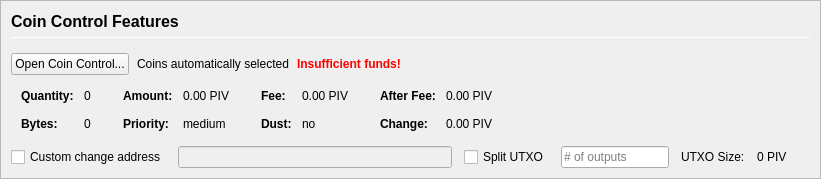
         <widget class="QFrame" name="frameCoinControl">
          <property name="sizePolicy">
           <sizepolicy hsizetype="Expanding" vsizetype="Expanding">
            <horstretch>0</horstretch>
            <verstretch>0</verstretch>
           </sizepolicy>
          </property>
          <property name="maximumSize">
           <size>
            <width>16777215</width>
            <height>16777215</height>
           </size>
          </property>
          <property name="frameShape">
           <enum>QFrame::StyledPanel</enum>
          </property>
          <property name="frameShadow">
           <enum>QFrame::Sunken</enum>
          </property>
          <layout class="QVBoxLayout" name="verticalLayoutCoinControl2">
           <property name="spacing">
            <number>0</number>
           </property>
           <property name="leftMargin">
            <number>0</number>
           </property>
           <property name="topMargin">
            <number>0</number>
           </property>
           <property name="rightMargin">
            <number>0</number>
           </property>
           <property name="bottomMargin">
            <number>0</number>
           </property>
           <item>
            <widget class="QFrame" name="frameCoinControl_BG">
             <layout class="QVBoxLayout" name="verticalLayoutCoinControl" stretch="0,0,0,0,1">
              <property name="spacing">
               <number>0</number>
              </property>
              <property name="leftMargin">
               <number>10</number>
              </property>
              <property name="topMargin">
               <number>10</number>
              </property>
              <item>
               <layout class="QHBoxLayout" name="horizontalLayoutCoinControl1">
                <property name="bottomMargin">
                 <number>15</number>
                </property>
                <item>
                 <layout class="QVBoxLayout" name="verticalLayout_3">
                  <property name="spacing">
                   <number>6</number>
                  </property>
                  <item>
                   <widget class="QLabel" name="labelCoinControlFeatures">
                    <property name="sizePolicy">
                     <sizepolicy hsizetype="Preferred" vsizetype="Maximum">
                      <horstretch>0</horstretch>
                      <verstretch>0</verstretch>
                     </sizepolicy>
                    </property>
                    <property name="minimumSize">
                     <size>
                      <width>0</width>
                      <height>20</height>
                     </size>
                    </property>
                    <property name="font">
                     <font>
                      <pointsize>12</pointsize>
                      <weight>75</weight>
                      <bold>true</bold>
                     </font>
                    </property>
                    <property name="styleSheet">
                     <string notr="true">font-weight:bold;</string>
                    </property>
                    <property name="text">
                     <string>Coin Control Features</string>
                    </property>
                   </widget>
                  </item>
                  <item>
                   <widget class="Line" name="line">
                    <property name="minimumSize">
                     <size>
                      <width>0</width>
                      <height>1</height>
                     </size>
                    </property>
                    <property name="maximumSize">
                     <size>
                      <width>16777215</width>
                      <height>1</height>
                     </size>
                    </property>
                    <property name="orientation">
                     <enum>Qt::Horizontal</enum>
                    </property>
                   </widget>
                  </item>
                 </layout>
                </item>
               </layout>
              </item>
              <item>
               <layout class="QHBoxLayout" name="horizontalLayoutCoinControl2" stretch="0,0,0,0">
                <property name="spacing">
                 <number>8</number>
                </property>
                <property name="bottomMargin">
                 <number>10</number>
                </property>
                <item>
                 <widget class="QPushButton" name="pushButtonCoinControl">
                  <property name="styleSheet">
                   <string notr="true"/>
                  </property>
                  <property name="text">
                   <string>Open Coin Control...</string>
                  </property>
                  <property name="autoDefault">
                   <bool>false</bool>
                  </property>
                 </widget>
                </item>
                <item>
                 <widget class="QLabel" name="labelCoinControlAutomaticallySelected">
                  <property name="text">
                   <string>Coins automatically selected</string>
                  </property>
                  <property name="margin">
                   <number>5</number>
                  </property>
                 </widget>
                </item>
                <item>
                 <widget class="QLabel" name="labelCoinControlInsuffFunds">
                  <property name="font">
                   <font>
                    <weight>75</weight>
                    <bold>true</bold>
                   </font>
                  </property>
                  <property name="styleSheet">
                   <string notr="true">color:red;font-weight:bold;</string>
                  </property>
                  <property name="text">
                   <string>Insufficient funds!</string>
                  </property>
                  <property name="margin">
                   <number>5</number>
                  </property>
                 </widget>
                </item>
                <item>
                 <spacer name="horizontalSpacerCoinControl">
                  <property name="orientation">
                   <enum>Qt::Horizontal</enum>
                  </property>
                  <property name="sizeHint" stdset="0">
                   <size>
                    <width>40</width>
                    <height>1</height>
                   </size>
                  </property>
                 </spacer>
                </item>
               </layout>
              </item>
              <item>
               <widget class="QWidget" name="widgetCoinControl" native="true">
                <property name="sizePolicy">
                 <sizepolicy hsizetype="Preferred" vsizetype="Preferred">
                  <horstretch>0</horstretch>
                  <verstretch>0</verstretch>
                 </sizepolicy>
                </property>
                <property name="minimumSize">
                 <size>
                  <width>0</width>
                  <height>0</height>
                 </size>
                </property>
                <property name="styleSheet">
                 <string notr="true"/>
                </property>
                <layout class="QHBoxLayout" name="horizontalLayoutCoinControl5">
                 <property name="leftMargin">
                  <number>0</number>
                 </property>
                 <property name="topMargin">
                  <number>0</number>
                 </property>
                 <property name="rightMargin">
                  <number>0</number>
                 </property>
                 <property name="bottomMargin">
                  <number>0</number>
                 </property>
                 <item>
                  <layout class="QHBoxLayout" name="horizontalLayoutCoinControl3" stretch="0,0,0,1">
                   <property name="spacing">
                    <number>20</number>
                   </property>
                   <property name="topMargin">
                    <number>0</number>
                   </property>
                   <property name="bottomMargin">
                    <number>10</number>
                   </property>
                   <item>
                    <layout class="QFormLayout" name="formLayoutCoinControl1">
                     <property name="horizontalSpacing">
                      <number>10</number>
                     </property>
                     <property name="verticalSpacing">
                      <number>14</number>
                     </property>
                     <property name="leftMargin">
                      <number>10</number>
                     </property>
                     <property name="topMargin">
                      <number>4</number>
                     </property>
                     <property name="rightMargin">
                      <number>6</number>
                     </property>
                     <item row="0" column="0">
                      <widget class="QLabel" name="labelCoinControlQuantityText">
                       <property name="font">
                        <font>
                         <weight>75</weight>
                         <bold>true</bold>
                        </font>
                       </property>
                       <property name="text">
                        <string>Quantity:</string>
                       </property>
                       <property name="margin">
                        <number>0</number>
                       </property>
                      </widget>
                     </item>
                     <item row="0" column="1">
                      <widget class="QLabel" name="labelCoinControlQuantity">
                       <property name="cursor">
                        <cursorShape>IBeamCursor</cursorShape>
                       </property>
                       <property name="contextMenuPolicy">
                        <enum>Qt::ActionsContextMenu</enum>
                       </property>
                       <property name="text">
                        <string notr="true">0</string>
                       </property>
                       <property name="margin">
                        <number>0</number>
                       </property>
                       <property name="textInteractionFlags">
                        <set>Qt::LinksAccessibleByMouse|Qt::TextSelectableByKeyboard|Qt::TextSelectableByMouse</set>
                       </property>
                      </widget>
                     </item>
                     <item row="1" column="0">
                      <widget class="QLabel" name="labelCoinControlBytesText">
                       <property name="font">
                        <font>
                         <weight>75</weight>
                         <bold>true</bold>
                        </font>
                       </property>
                       <property name="text">
                        <string>Bytes:</string>
                       </property>
                      </widget>
                     </item>
                     <item row="1" column="1">
                      <widget class="QLabel" name="labelCoinControlBytes">
                       <property name="cursor">
                        <cursorShape>IBeamCursor</cursorShape>
                       </property>
                       <property name="contextMenuPolicy">
                        <enum>Qt::ActionsContextMenu</enum>
                       </property>
                       <property name="text">
                        <string notr="true">0</string>
                       </property>
                       <property name="textInteractionFlags">
                        <set>Qt::LinksAccessibleByMouse|Qt::TextSelectableByKeyboard|Qt::TextSelectableByMouse</set>
                       </property>
                      </widget>
                     </item>
                    </layout>
                   </item>
                   <item>
                    <layout class="QFormLayout" name="formLayoutCoinControl2">
                     <property name="horizontalSpacing">
                      <number>10</number>
                     </property>
                     <property name="verticalSpacing">
                      <number>14</number>
                     </property>
                     <property name="leftMargin">
                      <number>6</number>
                     </property>
                     <property name="topMargin">
                      <number>4</number>
                     </property>
                     <property name="rightMargin">
                      <number>6</number>
                     </property>
                     <item row="0" column="0">
                      <widget class="QLabel" name="labelCoinControlAmountText">
                       <property name="font">
                        <font>
                         <weight>75</weight>
                         <bold>true</bold>
                        </font>
                       </property>
                       <property name="text">
                        <string>Amount:</string>
                       </property>
                       <property name="margin">
                        <number>0</number>
                       </property>
                      </widget>
                     </item>
                     <item row="0" column="1">
                      <widget class="QLabel" name="labelCoinControlAmount">
                       <property name="cursor">
                        <cursorShape>IBeamCursor</cursorShape>
                       </property>
                       <property name="contextMenuPolicy">
                        <enum>Qt::ActionsContextMenu</enum>
                       </property>
                       <property name="text">
                        <string notr="true">0.00 PIV</string>
                       </property>
                       <property name="textInteractionFlags">
                        <set>Qt::LinksAccessibleByMouse|Qt::TextSelectableByKeyboard|Qt::TextSelectableByMouse</set>
                       </property>
                      </widget>
                     </item>
                     <item row="1" column="0">
                      <widget class="QLabel" name="labelCoinControlPriorityText">
                       <property name="font">
                        <font>
                         <weight>75</weight>
                         <bold>true</bold>
                        </font>
                       </property>
                       <property name="text">
                        <string>Priority:</string>
                       </property>
                      </widget>
                     </item>
                     <item row="1" column="1">
                      <widget class="QLabel" name="labelCoinControlPriority">
                       <property name="cursor">
                        <cursorShape>IBeamCursor</cursorShape>
                       </property>
                       <property name="contextMenuPolicy">
                        <enum>Qt::ActionsContextMenu</enum>
                       </property>
                       <property name="text">
                        <string>medium</string>
                       </property>
                       <property name="textInteractionFlags">
                        <set>Qt::LinksAccessibleByMouse|Qt::TextSelectableByKeyboard|Qt::TextSelectableByMouse</set>
                       </property>
                      </widget>
                     </item>
                    </layout>
                   </item>
                   <item>
                    <layout class="QFormLayout" name="formLayoutCoinControl3">
                     <property name="horizontalSpacing">
                      <number>10</number>
                     </property>
                     <property name="verticalSpacing">
                      <number>14</number>
                     </property>
                     <property name="leftMargin">
                      <number>6</number>
                     </property>
                     <property name="topMargin">
                      <number>4</number>
                     </property>
                     <property name="rightMargin">
                      <number>6</number>
                     </property>
                     <item row="0" column="0">
                      <widget class="QLabel" name="labelCoinControlFeeText">
                       <property name="font">
                        <font>
                         <weight>75</weight>
                         <bold>true</bold>
                        </font>
                       </property>
                       <property name="text">
                        <string>Fee:</string>
                       </property>
                       <property name="margin">
                        <number>0</number>
                       </property>
                      </widget>
                     </item>
                     <item row="0" column="1">
                      <widget class="QLabel" name="labelCoinControlFee">
                       <property name="cursor">
                        <cursorShape>IBeamCursor</cursorShape>
                       </property>
                       <property name="contextMenuPolicy">
                        <enum>Qt::ActionsContextMenu</enum>
                       </property>
                       <property name="text">
                        <string notr="true">0.00 PIV</string>
                       </property>
                       <property name="textInteractionFlags">
                        <set>Qt::LinksAccessibleByMouse|Qt::TextSelectableByKeyboard|Qt::TextSelectableByMouse</set>
                       </property>
                      </widget>
                     </item>
                     <item row="1" column="0">
                      <widget class="QLabel" name="labelCoinControlLowOutputText">
                       <property name="font">
                        <font>
                         <weight>75</weight>
                         <bold>true</bold>
                        </font>
                       </property>
                       <property name="text">
                        <string>Dust:</string>
                       </property>
                      </widget>
                     </item>
                     <item row="1" column="1">
                      <widget class="QLabel" name="labelCoinControlLowOutput">
                       <property name="cursor">
                        <cursorShape>IBeamCursor</cursorShape>
                       </property>
                       <property name="contextMenuPolicy">
                        <enum>Qt::ActionsContextMenu</enum>
                       </property>
                       <property name="text">
                        <string>no</string>
                       </property>
                       <property name="textInteractionFlags">
                        <set>Qt::LinksAccessibleByMouse|Qt::TextSelectableByKeyboard|Qt::TextSelectableByMouse</set>
                       </property>
                      </widget>
                     </item>
                    </layout>
                   </item>
                   <item>
                    <layout class="QFormLayout" name="formLayoutCoinControl4">
                     <property name="horizontalSpacing">
                      <number>10</number>
                     </property>
                     <property name="verticalSpacing">
                      <number>14</number>
                     </property>
                     <property name="leftMargin">
                      <number>6</number>
                     </property>
                     <property name="topMargin">
                      <number>4</number>
                     </property>
                     <property name="rightMargin">
                      <number>6</number>
                     </property>
                     <item row="0" column="0">
                      <widget class="QLabel" name="labelCoinControlAfterFeeText">
                       <property name="font">
                        <font>
                         <weight>75</weight>
                         <bold>true</bold>
                        </font>
                       </property>
                       <property name="text">
                        <string>After Fee:</string>
                       </property>
                       <property name="margin">
                        <number>0</number>
                       </property>
                      </widget>
                     </item>
                     <item row="0" column="1">
                      <widget class="QLabel" name="labelCoinControlAfterFee">
                       <property name="cursor">
                        <cursorShape>IBeamCursor</cursorShape>
                       </property>
                       <property name="contextMenuPolicy">
                        <enum>Qt::ActionsContextMenu</enum>
                       </property>
                       <property name="text">
                        <string notr="true">0.00 PIV</string>
                       </property>
                       <property name="textInteractionFlags">
                        <set>Qt::LinksAccessibleByMouse|Qt::TextSelectableByKeyboard|Qt::TextSelectableByMouse</set>
                       </property>
                      </widget>
                     </item>
                     <item row="1" column="0">
                      <widget class="QLabel" name="labelCoinControlChangeText">
                       <property name="font">
                        <font>
                         <weight>75</weight>
                         <bold>true</bold>
                        </font>
                       </property>
                       <property name="text">
                        <string>Change:</string>
                       </property>
                      </widget>
                     </item>
                     <item row="1" column="1">
                      <widget class="QLabel" name="labelCoinControlChange">
                       <property name="cursor">
                        <cursorShape>IBeamCursor</cursorShape>
                       </property>
                       <property name="contextMenuPolicy">
                        <enum>Qt::ActionsContextMenu</enum>
                       </property>
                       <property name="text">
                        <string notr="true">0.00 PIV</string>
                       </property>
                       <property name="textInteractionFlags">
                        <set>Qt::LinksAccessibleByMouse|Qt::TextSelectableByKeyboard|Qt::TextSelectableByMouse</set>
                       </property>
                      </widget>
                     </item>
                    </layout>
                   </item>
                  </layout>
                 </item>
                </layout>
               </widget>
              </item>
              <item>
               <layout class="QHBoxLayout" name="horizontalLayoutCoinControl4" stretch="0,0,0,0,0,0,0">
                <property name="spacing">
                 <number>12</number>
                </property>
                <property name="sizeConstraint">
                 <enum>QLayout::SetDefaultConstraint</enum>
                </property>
                <property name="topMargin">
                 <number>5</number>
                </property>
                <property name="rightMargin">
                 <number>5</number>
                </property>
                <item>
                 <widget class="QCheckBox" name="checkBoxCoinControlChange">
                  <property name="toolTip">
                   <string>If this is activated, but the change address is empty or invalid, change will be sent to a newly generated address.</string>
                  </property>
                  <property name="text">
                   <string>Custom change address</string>
                  </property>
                 </widget>
                </item>
                <item>
                 <widget class="QValidatedLineEdit" name="lineEditCoinControlChange">
                  <property name="enabled">
                   <bool>false</bool>
                  </property>
                  <property name="sizePolicy">
                   <sizepolicy hsizetype="Expanding" vsizetype="Fixed">
                    <horstretch>0</horstretch>
                    <verstretch>0</verstretch>
                   </sizepolicy>
                  </property>
                 </widget>
                </item>
                <item>
                 <widget class="QCheckBox" name="splitBlockCheckBox">
                  <property name="text">
                   <string>Split UTXO</string>
                  </property>
                 </widget>
                </item>
                <item>
                 <widget class="QLineEdit" name="splitBlockLineEdit">
                  <property name="sizePolicy">
                   <sizepolicy hsizetype="Fixed" vsizetype="Fixed">
                    <horstretch>50</horstretch>
                    <verstretch>0</verstretch>
                   </sizepolicy>
                  </property>
                  <property name="placeholderText">
                   <string># of outputs</string>
                  </property>
                 </widget>
                </item>
                <item>
                 <widget class="QLabel" name="labelBlockSizeText">
                  <property name="text">
                   <string>UTXO Size:</string>
                  </property>
                 </widget>
                </item>
                <item>
                 <widget class="QLabel" name="labelBlockSize">
                  <property name="text">
                   <string>0 PIV</string>
                  </property>
                 </widget>
                </item>
                <item>
                 <widget class="QLabel" name="labelCoinControlChangeLabel">
                  <property name="sizePolicy">
                   <sizepolicy hsizetype="Preferred" vsizetype="Expanding">
                    <horstretch>0</horstretch>
                    <verstretch>0</verstretch>
                   </sizepolicy>
                  </property>
                  <property name="minimumSize">
                   <size>
                    <width>0</width>
                    <height>0</height>
                   </size>
                  </property>
                  <property name="text">
                   <string/>
                  </property>
                  <property name="margin">
                   <number>3</number>
                  </property>
                 </widget>
                </item>
               </layout>
              </item>
              <item>
               <spacer name="verticalSpacerCoinControl">
                <property name="orientation">
                 <enum>Qt::Vertical</enum>
                </property>
                <property name="sizeHint" stdset="0">
                 <size>
                  <width>800</width>
                  <height>1</height>
                 </size>
                </property>
               </spacer>
              </item>
             </layout>
            </widget>
           </item>
          </layout>
         </widget>
